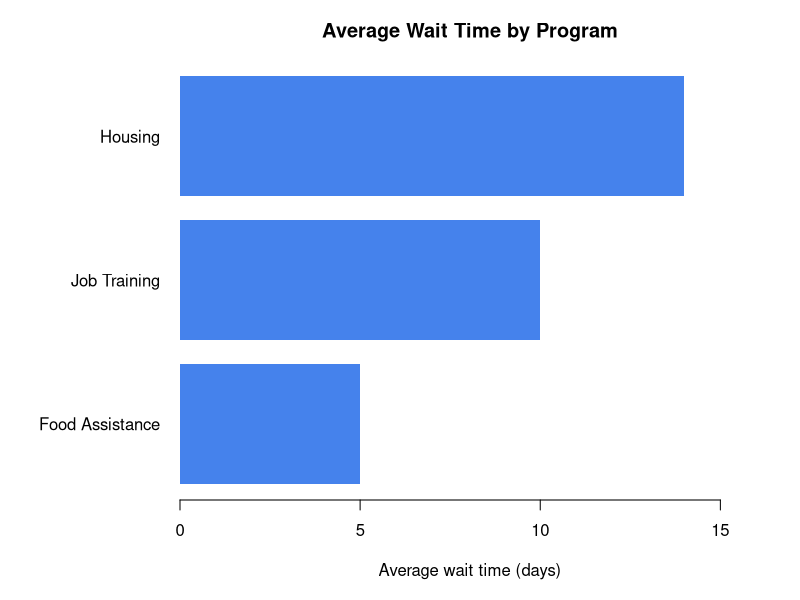

This chart was generated by the following R code:
## ---- chunk 1
knitr::opts_chunk$set(
  echo = TRUE, message = FALSE, warning = TRUE,
  fig.width = 7, fig.height = 4, fig.align = "center"
)
if (!requireNamespace("dplyr", quietly = TRUE)) {
  stop("Install dplyr in the Console with install.packages('dplyr'), then knit again.")
}
library(dplyr)
## ---- chunk 2
requests <- data.frame(
  request_id = 1:12,
  program = rep(c("Housing", "Food Assistance", "Job Training"), each = 4),
  district = rep(c("North", "North", "South", "South"), times = 3),
  wait_days = c(10, 14, 18, NA, 2, 4, 6, 8, 7, 9, 11, 13)
)

knitr::kable(requests, caption = "Before: one row per service request")
## ---- chunk 3
overall_summary <- requests %>%
  summarise(
    total_requests = n(),
    recorded_waits = sum(!is.na(wait_days)),
    mean_wait_days = mean(wait_days, na.rm = TRUE)
  )

knitr::kable(overall_summary, digits = 2,
             caption = "Overall summary across all programs")
## ---- chunk 4
program_means <- requests %>%
  group_by(program) %>%
  summarise(
    mean_wait_days = mean(wait_days, na.rm = TRUE),
    .groups = "drop"
  )

knitr::kable(program_means, digits = 2,
             caption = "After: one row per program")
## ---- chunk 5
program_summary <- requests %>%
  group_by(program) %>%
  summarise(
    total_requests = n(),
    recorded_waits = sum(!is.na(wait_days)),
    missing_waits = sum(is.na(wait_days)),
    mean_days = mean(wait_days, na.rm = TRUE),
    median_days = median(wait_days, na.rm = TRUE),
    sd_days = sd(wait_days, na.rm = TRUE),
    min_days = min(wait_days, na.rm = TRUE),
    max_days = max(wait_days, na.rm = TRUE),
    .groups = "drop"
  ) %>%
  arrange(desc(mean_days))

knitr::kable(program_summary, digits = 2,
             caption = "Program statistics, sorted by highest average wait")
## ---- chunk 6
requests %>%
  summarise(mean_days = mean(wait_days, na.rm = TRUE))
## ---- chunk 7
requests %>%
  group_by(program) %>%
  summarise(
    mean_days = mean(wait_days),
    .groups = "drop"
  )
## ---- chunk 8
district_summary <- requests %>%
  group_by(program, district) %>%
  summarise(
    total_requests = n(),
    recorded_waits = sum(!is.na(wait_days)),
    mean_days = mean(wait_days, na.rm = TRUE),
    .groups = "drop"
  )

knitr::kable(district_summary, digits = 2,
             caption = "One row per observed program and district combination")
## ---- chunk 9
old_par <- par(mar = c(5, 9, 3, 2))
barplot(
  height = rev(program_summary$mean_days),
  names.arg = rev(program_summary$program),
  horiz = TRUE,
  las = 1,
  col = "#4582ec",
  border = NA,
  xlim = c(0, max(program_summary$mean_days) * 1.15),
  xlab = "Average wait time (days)",
  main = "Average Wait Time by Program"
)
par(old_par)
## ---- chunk 10
stopifnot(
  nrow(requests) == 12L,
  nrow(program_summary) == 3L,
  nrow(district_summary) == 6L,
  sum(program_summary$total_requests) == nrow(requests),
  sum(program_summary$recorded_waits) == 11L,
  sum(program_summary$missing_waits) == 1L,
  isTRUE(all.equal(
    program_summary$mean_days[match(
      c("Housing", "Food Assistance", "Job Training"),
      program_summary$program
    )],
    c(14, 5, 10)
  )),
  !dplyr::is_grouped_df(program_summary)
)
cat("All summary checks passed.")
